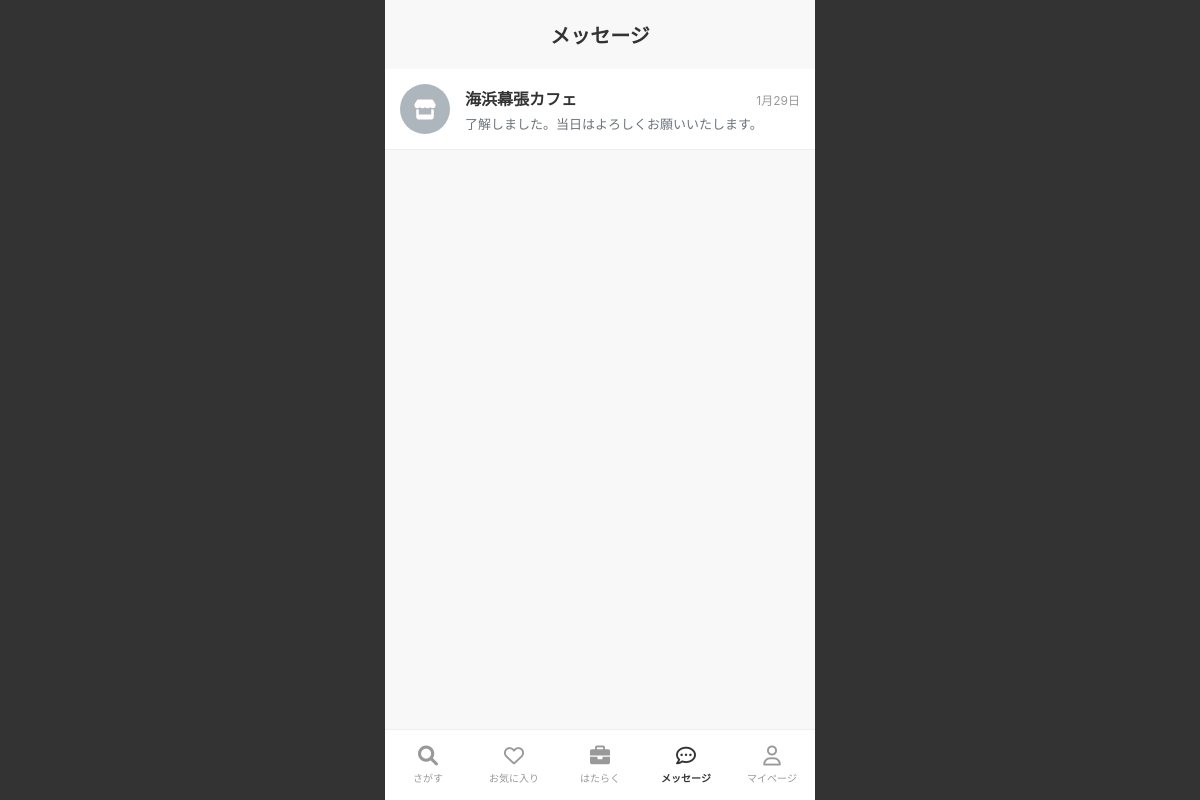
/accounts/messages/ (signed in), run on an earlier commit of the app's database.
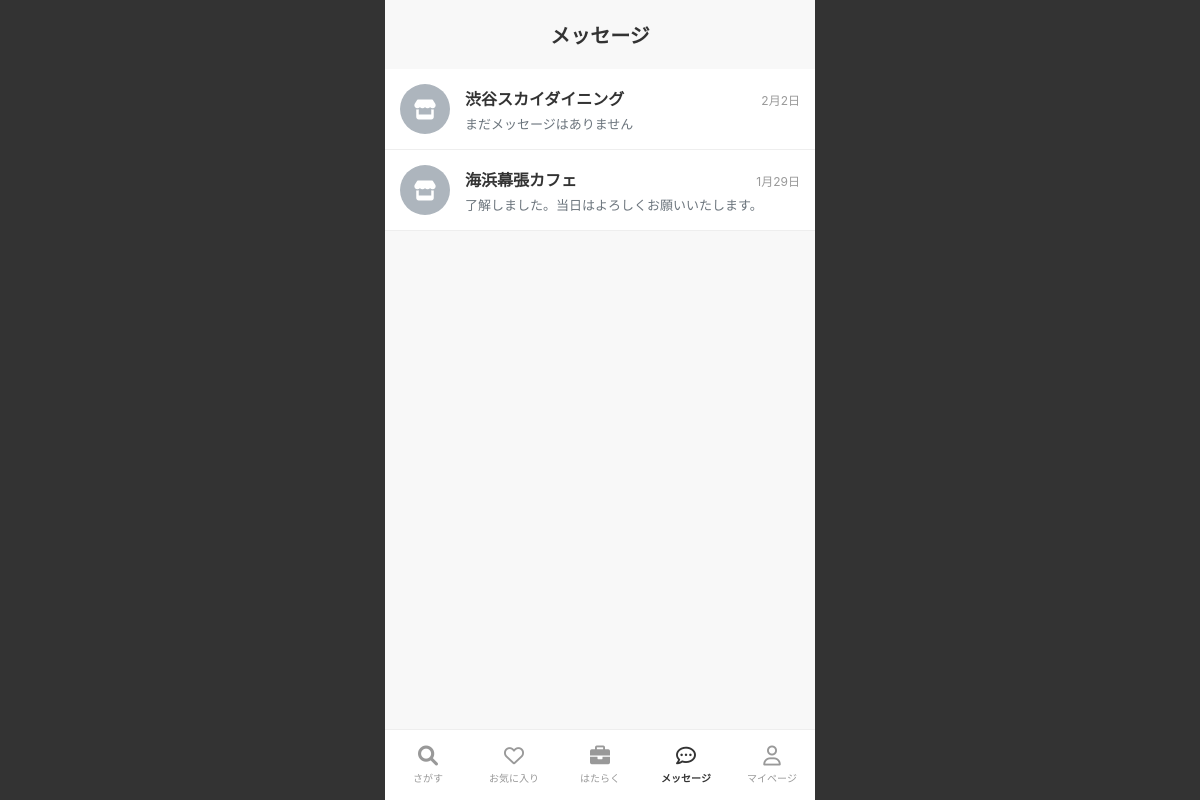
And on a later commit of the database.
### business/models.py (models this page shows, shortened)
class ChatRoom(models.Model):
    store = models.ForeignKey(Store, on_delete=models.CASCADE, related_name='chat_rooms')
    worker = models.ForeignKey(User, on_delete=models.CASCADE, related_name='chat_rooms')
    created_at = models.DateTimeField(auto_now_add=True)
    updated_at = models.DateTimeField(auto_now=True)
    class Meta:
        unique_together = ('store', 'worker')

class Store(models.Model):
    business = models.ForeignKey(BusinessProfile, on_delete=models.CASCADE)
    store_name = models.CharField("店舗名", max_length=100)
    industry = models.CharField("業種", max_length=50, blank=True, null=True) # 画像準拠で追加
    post_code = models.CharField("郵便番号", max_length=7)
    prefecture = models.CharField("都道府県", max_length=20)
    city = models.CharField("市区町村名", max_length=100)
    address_line = models.CharField("町域・番地", max_length=100)
    building = models.CharField("建物名など", max_length=100, blank=True)
    latitude = models.FloatField("緯度", null=True, blank=True)
    longitude = models.FloatField("経度", null=True, blank=True)

class Message(models.Model):
    room = models.ForeignKey(ChatRoom, on_delete=models.CASCADE, related_name='messages', null=True)
    sender = models.ForeignKey(User, on_delete=models.CASCADE, related_name='sent_messages')
    content = models.TextField("メッセージ内容")
    is_read = models.BooleanField("既読", default=False)
    created_at = models.DateTimeField(auto_now_add=True)
    class Meta:
        ordering = ['created_at']

### accounts/views.py (the view)
# urls.py: path('accounts/messages/', account_views.WorkerMessageListView.as_view(), name='worker_message_list'),
class WorkerMessageListView(LoginRequiredMixin, ListView):
    model = ChatRoom
    template_name = 'Messages/message_list.html'
    context_object_name = 'rooms'
    def get_queryset(self):
        queryset = ChatRoom.objects.filter(
            worker=self.request.user
        ).select_related('store').prefetch_related('messages').order_by('-updated_at')
        return queryset

### accounts/templates/Messages/message_list.html (shortened to what this page needs)
{% extends 'base.html' %}
{% load static %}
{% block content %}
<div class="message-container">
    <h2 class="page-title">メッセージ</h2>
    <div class="message-list">
        <div class="message-list">
            {% for room in rooms %}
            <a href="{% url 'worker_message_detail' room.id %}" class="message-item">
                <div class="message-item-content">
                    <div class="store-icon">
                        <i class="fa-solid fa-store fa-lg"></i>
                    </div>
                    <div class="message-info">
                        <div class="message-header">
                            <h6 class="store-name">{{ room.store.store_name }}</h6>
                            <span class="message-date">
                                {{ room.updated_at|date:"n月j日" }}
                            </span>
                        </div>
                        <p class="message-preview">
                            {% with last_msg=room.messages.last %}
                            {% if last_msg %}
                            {{ last_msg.content|truncatechars:30 }}
                            {% else %}
                            まだメッセージはありません
                            {% endif %}
                            {% endwith %}
                        </p>
                    </div>
                </div>
            </a>
            {% endfor %}
        </div>
    </div>
    {% endblock %}

What changed in the data, as far as the page shows it:
added ChatRoom: store.store_name "渋谷スカイダイニング", updated_at "2月2日", shows "まだメッセージはありません"
